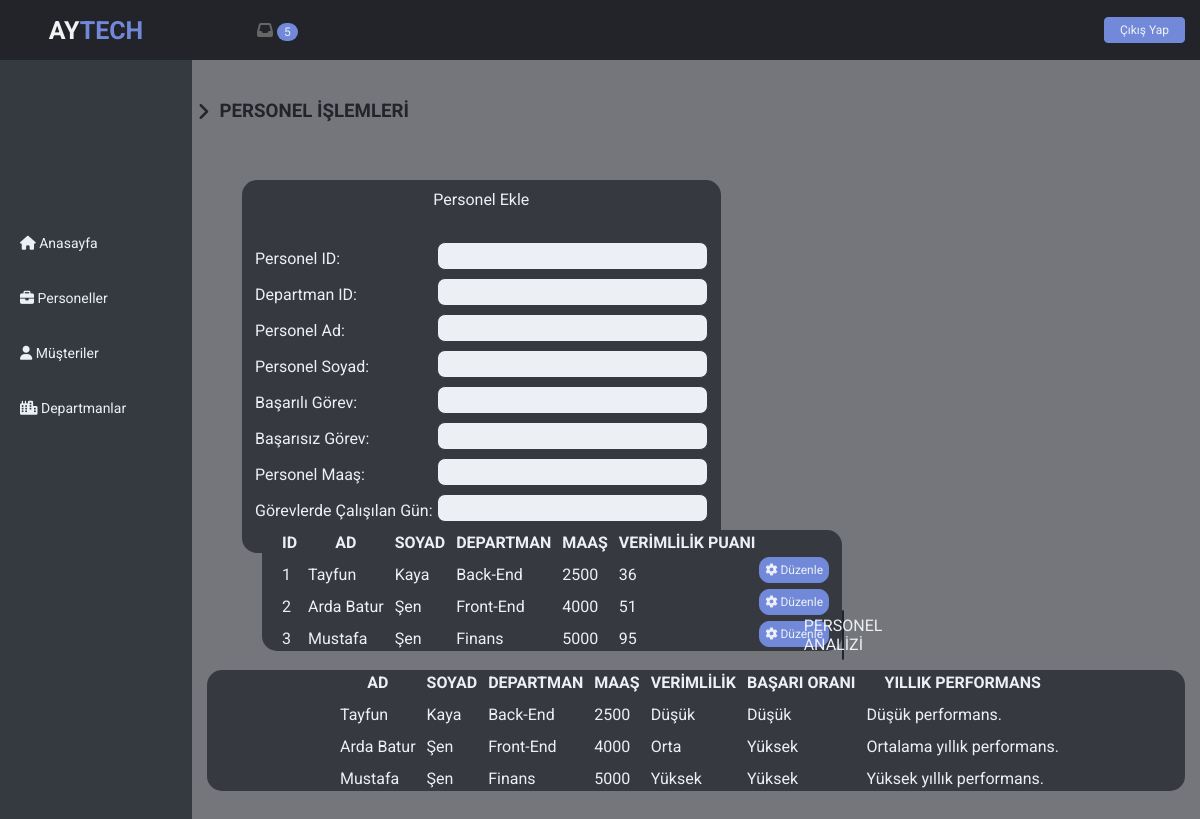
Page /calisanlar.php on the committed database.
### tables this page shows
CREATE TABLE IF NOT EXISTS `personel` (
  `per_id` int(11) NOT NULL,
  `dep_id` int(11) NOT NULL,
  `per_ad` varchar(255) NOT NULL,
  `per_soyad` varchar(255) NOT NULL,
  `basarili_gorev` int(11) NOT NULL,
  `basarisiz_gorev` int(11) NOT NULL,
  `per_maas` int(11) NOT NULL,
  `calisilanGun` int(11) NOT NULL,
  PRIMARY KEY (`per_id`),
  KEY `dep_id` (`dep_id`)
);

CREATE TABLE IF NOT EXISTS `departmanlar` (
  `dep_id` int(11) NOT NULL,
  `dep_ad` varchar(255) NOT NULL,
  PRIMARY KEY (`dep_id`)
);

CREATE TABLE IF NOT EXISTS `puan` (
  `per_id` int(11) NOT NULL,
  `verimlilik_puan` int(11) NOT NULL,
  KEY `per_id` (`per_id`)
);

### calisanlar.php (the view, shortened to what this page needs)
<?php
$baglanti=mysqli_connect("localhost","root","","xddddddddddd","3308");
?>
<!DOCTYPE html>
<html>
    <head>
        <link rel="stylesheet" href="cssdosyalari/calisanlarstyle.css">
    </head>
    <body>
        <div class="sidebar">
            <div class="sidebarLogo">
                <a href="main.php" class="logo">
                    <b>
                        AY<span class="TECH">TECH</span>
                    </b>
                </a>
            </div>
			<div class="profile">
			</div>
			<ul class="side-menu">
				<li class="menu">
					<a href="main.php">
						<i class="fas fa-home"></i>
						<span>Anasayfa</span>
					</a>
				</li>
				<li class="menu">
					<a href="calisanlar.php">
						<i class="fas fa-briefcase"></i>
						<span>Personeller</span>
					</a>
				</li>
				<li class="menu">
					<a href="musteriler.php">
						<i class="fas fa-user"></i>
						<span>Müşteriler</span>
					</a>
				</li>
				<li class="menu">
					<a href="departmanlar.php">
						<i class="fas fa-city"></i>
						<span>Departmanlar</span>
					</a>
				</li>
			</ul>
        </div>
        <div class="content">
			<header class="header">
				<ul class="navbar">
					<li class="navbar-item">
						<a href="mesajlar.php">
							<i class="fas fa-inbox"></i>
							<span class="bell-span">5</span>
						</a>
					</li>
				</ul>
				<a id="logout" href="index.php">Çıkış Yap</a>
			</header>
			<div class="personelHeader">
				<i class="fa fa-angle-right"></i>
				<h3>PERSONEL İŞLEMLERİ</h3>
			</div>
			<div class="form-container">
				<div class="personelAdd">
				<span id="personelAddHeader">Personel Ekle</span>
				<form action="" method="post">
					<table class="table">
						<tr>
							<td>Personel ID:</td>
							<td><input type="text" name="personelID" class="form-input" ></td>
						</tr>
						<tr>
							<td>Departman ID:</td>
							<td><input type="text" name="departmanID" class="form-input" ></td>
						</tr>
						<tr>
							<td>Personel Ad:</td>
							<td><input type="text" name="personelAd" class="form-input" ></td>
						</tr>
						<tr>
							<td>Personel Soyad:</td>
							<td><input type="text" name="personelSoyad" class="form-input" ></td>
						</tr>
						<tr>
							<td>Başarılı Görev:</td>
							<td><input type="text" name="basariliGorev" class="form-input" ></td>
						</tr>
						<tr>
							<td>Başarısız Görev:</td>
							<td><input type="text" name="basarisiz_gorev" class="form-input" ></td>
						</tr>
						<tr>
							<td>Personel Maaş:</td>
							<td><input type="text" name="personelMaas" class="form-input" ></td>
						</tr>
						<tr>
							<td>Görevlerde Çalışılan Gün:</td>
							<td><input type="text" name="calisilanGun" class="form-input" ></td>
						</tr>
						<tr>
							<td></td>
							<td><input id="tableButton" type="submit" value="Ekle"></td>
						</tr>
					</table>
				</form>
				</div>
				<div class="personelList">
					<table class="table">
						<tr>
							<th>ID</th>
							<th>AD</th>
							<th>SOYAD</th>
							<th>DEPARTMAN</th>
							<th>MAAŞ</th>
							<th>VERİMLİLİK PUANI</th>
						</tr>
				<?php
					if($baglanti){
						$sorgu = $baglanti->query("SELECT personel.per_id, personel.per_ad, personel.per_soyad, departmanlar.dep_ad, personel.per_maas, puan.verimlilik_puan FROM personel, puan, departmanlar WHERE personel.per_id=puan.per_id AND personel.dep_id=departmanlar.dep_id");
					}else{
						echo "Başarısız sorgu.";
					}
					while ($sonuc = $sorgu->fetch_assoc()) {
						$departmanAd = $sonuc['dep_ad'];
						$personelAd = $sonuc['per_ad'];
						$personelMaas = $sonuc['per_maas'];
						$personelSoyad = $sonuc['per_soyad'];
						$verimlilikPuan = $sonuc['verimlilik_puan'];
						$personelID = $sonuc['per_id'];
				?>
					<tr>
						<td class="personelcol"><?php echo $personelID;?></td>
						<td class="personelcol"><?php echo $personelAd;?></td>
						<td class="personelcol"><?php echo $personelSoyad; ?></td>
						<td class="personelcol"><?php echo $departmanAd; ?></td>
						<td class="personelcol"><?php echo $personelMaas; ?></td>
						<td class="personelcol"><?php echo $verimlilikPuan; ?></td>
						<td><a type="button" href="duzenlePersonel.php?id=<?php echo $personelID; ?>" id="editButton"><i class="fa fa-cog"></i> Düzenle</a></td>
					</tr>
				<?php
					}
				?>
					</table>
				</div>
			</div>
			<div class="report">
					<span>PERSONEL ANALİZİ</span>
					<table class="table">
						<tr>
							<th>AD</th>
							<th>SOYAD</th>
							<th>DEPARTMAN</th>
							<th>MAAŞ</th>
							<th>VERİMLİLİK</th>
							<th>BAŞARI ORANI</th>
							<th>YILLIK PERFORMANS</th>
						</tr>
				<?php
					if($baglanti){
						$sorgu = $baglanti->query("SELECT ROUND(personel.basarili_gorev/personel.basarisiz_gorev,1) as basariOrani, personel.per_id, personel.per_ad, personel.per_soyad, departmanlar.dep_ad, personel.per_maas, puan.verimlilik_puan FROM personel, puan, departmanlar WHERE personel.per_id=puan.per_id AND personel.dep_id=departmanlar.dep_id");
					}else{
						echo "Başarısız sorgu.";
					}
					while ($sonuc = $sorgu->fetch_assoc()) {
						$departmanAd = $sonuc['dep_ad'];
						$personelAd = $sonuc['per_ad'];
						$personelMaas = $sonuc['per_maas'];
						$personelSoyad = $sonuc['per_soyad'];
						$verimlilikPuan = $sonuc['verimlilik_puan'];
						$basariOrani = $sonuc['basariOrani'];
				?>
					<tr>
						<td class="personelcol"><?php echo $personelAd;?></td>
						<td class="personelcol"><?php echo $personelSoyad; ?></td>
						<td class="personelcol"><?php echo $departmanAd; ?></td>
						<td class="personelcol"><?php echo $personelMaas; ?></td>
						<td class="personelcol"><?php if($verimlilikPuan>0 && $verimlilikPuan<41){echo "Düşük";}elseif($verimlilikPuan>40 && $verimlilikPuan<76){echo "Orta"; }elseif($verimlilikPuan>75){echo "Yüksek";}else{echo "Belirsiz";};;;;?></td>
						<td class="personelcol"><?php if($basariOrani>0 && $basariOrani<2){echo "Çok düşük";}elseif($basariOrani>1 && $basariOrani<3){echo "Düşük";}elseif($basariOrani>2 && $basariOrani<6){echo "Orta";}elseif(5<$basariOrani){echo "Yüksek";}else{echo "Belirsiz";};;;;;?></td>
						<td class="personelcol"><?php if($basariOrani>0 && $basariOrani<2 && $verimlilikPuan>0 && $verimlilikPuan<41){echo "Çok düşük performans.";}elseif($basariOrani>5 && $basariOrani<11 && $verimlilikPuan>40 && $verimlilikPuan<76){echo "Ortalama yıllık performans.";}elseif(5<$basariOrani&&$verimlilikPuan>75){echo "Yüksek yıllık performans.";}elseif(($basariOrani>0 && $basariOrani<2)||($basariOrani>1 && $basariOrani<3)){echo "Düşük performans.";}elseif(($basariOrani>2 && $basariOrani<6) && $verimlilikPuan>75){echo "Yüksek yıllık performans.";}elseif(($basariOrani>2 && $basariOrani<6) && ($verimlilikPuan>0 && $verimlilikPuan<41)){echo "Düşük yıllık performans.";};;;;;;;?></td>
					</tr>
				<?php
					}
				?>
					</table>
			</div>
        </div>
    </body>
</html>

### cssdosyalari/calisanlarstyle.css (style rules this page uses)
* { box-sizing: border-box; }
a { text-decoration:none; }
ul { list-style-type:none; padding:0; }
body { height: 1024px; font-family: "Roboto", sans-serif; display: flex; background:#ecf0f5; padding:0 0; margin:0 0; }
input { border:none; }
.sidebar { width: 16%; background-color: #343a40; }
.content { flex: 1; background-color: #74767b; }
.sidebarLogo { width:100%; height:60px; }
.sidebarLogo .logo { background-color:#22242a; width:100%; height:100%; font-size: 25px; color:#f2f2f2; display:flex; flex-direction:column; align-items: center; justify-content: center; }
.TECH { color:#7289da; }
.sidebar .profile { display:flex; flex-direction:column; align-items: center; justify-content: center; }
.side-menu { width:100%; height:600px; margin-top:30px; }
.side-menu .menu { height:50px; margin-bottom: 5px; margin-left: 10px; margin-right: 10px; border-radius:30px; transition: 0.2s; }
.side-menu .menu a { color:#ecf0f5; display:block; padding: 15px 0 15px 10px; font-size:14px; }
.header { position:absolute; width:84%; height:60px; background-color:#22242a; }
.header .navbar { display:block; height:40px; width:200px; margin-left:50px; }
.header .navbar .navbar-item { float:left; padding:15px; padding-top:5px; }
.header .navbar .navbar-item a { color:#666666; }
.bell-span { display: inline-block; padding: 3px 7px; font-size: 12px; line-height: 1; color: #ecf0f5; background-color: #7289da; border-radius: 10px; }
#logout { position:relative; color: #f2f2f2; font-size: 12px; border-radius: 4px; border: 1px solid #7289da; padding: 5px 15px; background: #7289da; float:right; bottom:55px; margin-right:15px; transition:0.2s; }
.content .form-container { color:#ecf0f5; height:350px; margin-top:40px; margin-left:50px; }
.content .form-container .personelAdd { float:left; display:inline-block; height:350px; background-color:#36393f; border-radius:15px; }
.content .form-container .personelAdd form { background-color:#36393f; border-radius:15px; }
.content .form-container .personelAdd span { display:flex; flex-direction:column; align-items: center; justify-content: center; padding-top:10px; padding-bottom:30px; }
.content .form-container .personelList { float:left; display:inline-block; margin-left:20px; background-color:#36393f; border-radius:15px; }
.content .form-container .personelAdd .form-input { margin-bottom:4px; display: block; width: 100%; font-size: 20px; line-height: 1.2; color:#343a40; background-color:#ecf0f5; border:1px solid; border-radius:8px; }
.table { color:#ecf0f5; padding-left:10px; padding-right:10px; }
.table th { border:1px; padding-left:8px; }
.table .personelcol { padding-top:10px; border:1px; padding-left:8px; }
.content .report { height: 300px; margin-top: 80px; margin-left: 15px; margin-right: 15px; }
.content .report span { color:#ecf0f5; display:flex; flex-direction:column; align-items: center; justify-content: center; height:50px; margin-left:400px; margin-right:400px; background-color:#22242a; border:1px solid; border-radius:15px; border-color:#22242a; }
.content .report .table { margin-top: 10px; display: flex; flex-direction: column; align-items: center; border-radius: 15px; justify-content: center; background-color:#36393f; }
.personelHeader { width:100%; height:40px; margin-top:100px; color:#22242a; }
.personelHeader i { float:left; display:inline-block; font-size:20px; padding-left:5px; padding-top:2px; }
.personelHeader h3 { float:left; display:inline-block; margin:0 0; padding-left:10px; }
#editButton { border:0.5px solid; color:#7289da; font-size:12px; border-radius:10px; border-color:#7289da; padding:5px; float:right; background-color:#7289da; border-color:#7289da; color:#ecf0f5; }

### rows in the picture
personel: per_id "1", per_ad "Tayfun", per_soyad "Kaya", dep.dep_ad "Back-End", per_maas "2500", puan.verimlilik_puan "36", shows "Düşük", shows "Düşük performans."
personel: per_id "2", per_ad "Arda Batur", per_soyad "Şen", dep.dep_ad "Front-End", per_maas "4000", puan.verimlilik_puan "51", shows "Orta", shows "Yüksek", shows "Ortalama yıllık performans."
personel: per_id "3", per_ad "Mustafa", per_soyad "Şen", dep.dep_ad "Finans", per_maas "5000", puan.verimlilik_puan "95", shows "Yüksek", shows "Yüksek yıllık performans."
